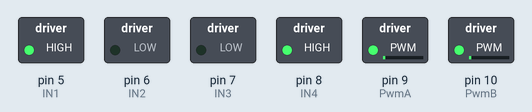
Recording of a sketch running on a simulated Arduino Uno, built with avr-gcc and run on an emulated ATmega328P. On the bench: switched loads named in the sketch (green lamp = pin HIGH). What the sketch prints to the serial monitor is not drawn.

Above: at 0.1 s.
Timing chart, 0 to 1.6 s (numbered marks = the images above):
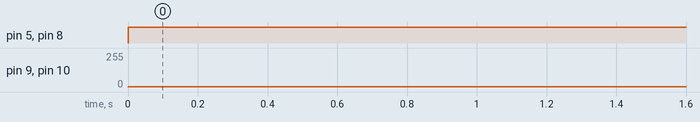

The sketch:

seguidor-oficina.ino
```cpp
// Definição dos pinos
#define IN1 5
#define IN2 6
#define IN3 7
#define IN4 8
#define PwmA 9
#define PwmB 10

// Calibragem para deixar motores retos
#define velA 90
#define velB 150

// Pinos dos sensores
#define S1 A1
#define S2 A2
#define S3 A3
#define S4 A4
#define S5 A5

// Definindo pinos dos sensores
const int pinosSensores[5] = {S1, S2, S3, S4, S5};
int leituraDosSensores[5];

// Função para ler os sensores
void lerSensores() {
  for(int i = 0; i < 5; i++) {
    leituraDosSensores[i] = !digitalRead(pinosSensores[i]); // Mudando a lógica de leitura
  }
}

// Variável global para armazenar o erro anterior
float erroAnterior = 0;

// Função para calcular o erro
float calcularErro() {
  int pesos[5] = {-2, -1, 0, 1, 2};
  float erro = 0;
  int sensoresAtivos = 0;

  for (int i = 0; i < 5; i++) {
    erro = erro + (leituraDosSensores[i] * pesos[i]);
    sensoresAtivos += leituraDosSensores[i];
  }

  if (sensoresAtivos != 0) {
    erro = erro / (sensoresAtivos);
  }

  if (erro != 0) {
    erroAnterior = erro; // Atualizando o erro anterior
  }

  return erro;
}

// Função para controlar os motores
void controlarMotores(int VelD, int VelE) {
  // Restringindo velocidade dos motores
  analogWrite(PwmA, constrain(VelD, 1, 255));
  analogWrite(PwmB, constrain(VelE, 1, 255));
  digitalWrite(IN1, HIGH);
  digitalWrite(IN2, LOW);
  digitalWrite(IN4, HIGH);
  digitalWrite(IN3, LOW);
}

// Função para seguir a linha com base no erro calculado
void seguirLinha(float erro) {
  int pmwMotorDireito = 0;
  int pmwMotorEsquerdo = 0;
  int kp = 50;

  pmwMotorDireito = velA + (erro * kp);
  pmwMotorEsquerdo = velB - (erro * kp);
  controlarMotores(pmwMotorDireito, pmwMotorEsquerdo);
}

// Função de setup
void setup() {
  Serial.begin(9600);

  for(int i = 0; i < 5; i++) {
    pinMode(pinosSensores[i], INPUT);
  }

  pinMode(IN2, OUTPUT);
  pinMode(IN1, OUTPUT);
  pinMode(IN4, OUTPUT);
  pinMode(IN3, OUTPUT);
  pinMode(PwmA, OUTPUT);
  pinMode(PwmB, OUTPUT);
}

// Função para identificar se há linha nos sensores
bool identificarLinha() {
  for (int i = 0; i < 5; i++) {
    if (leituraDosSensores[i]) return true;
  }
  return false;
}

// Função de loop
void loop() {
  // lerSensores();
  // Serial.print(leituraDosSensores[0]);
  // Serial.print(leituraDosSensores[1]);
  // Serial.print(leituraDosSensores[2]);
  // Serial.print(leituraDosSensores[3]);
  // Serial.print(leituraDosSensores[4]);
  // Serial.println("");

   if (identificarLinha()) {
     Serial.println("identificou linha");
     seguirLinha(calcularErro());
   } else {
     controlarMotores(0, 0);
     Serial.println("sem linha");
   }
}
```

Measured:
- by itself, pin 5 (IN1), pin 8 (IN4): LOW → HIGH at 0.00 s
- by itself, pin 9 (PwmA), pin 10 (PwmB): 0/255 → 1/255 at 0.00 s
